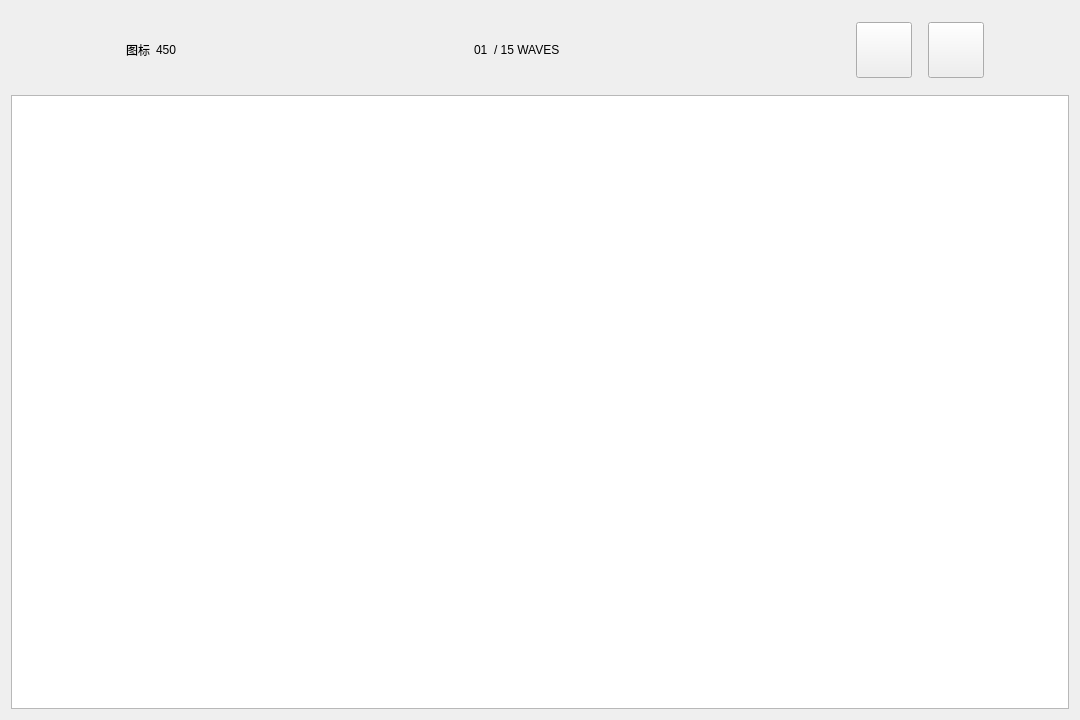
<?xml version="1.0" encoding="UTF-8"?>
<ui version="4.0">
 <class>GameWidget</class>
 <widget class="QWidget" name="GameWidget">
  <property name="geometry">
   <rect>
    <x>0</x>
    <y>0</y>
    <width>1080</width>
    <height>720</height>
   </rect>
  </property>
  <property name="windowTitle">
   <string>Form</string>
  </property>
  <layout class="QVBoxLayout" name="verticalLayout">
   <item alignment="Qt::AlignmentFlag::AlignHCenter">
    <widget class="QWidget" name="menuBar" native="true">
     <property name="sizePolicy">
      <sizepolicy hsizetype="Fixed" vsizetype="Fixed">
       <horstretch>0</horstretch>
       <verstretch>0</verstretch>
      </sizepolicy>
     </property>
     <property name="minimumSize">
      <size>
       <width>926</width>
       <height>78</height>
      </size>
     </property>
     <property name="maximumSize">
      <size>
       <width>926</width>
       <height>78</height>
      </size>
     </property>
     <layout class="QHBoxLayout" name="horizontalLayout">
      <item>
       <spacer name="horizontalSpacer_4">
        <property name="orientation">
         <enum>Qt::Orientation::Horizontal</enum>
        </property>
        <property name="sizeType">
         <enum>QSizePolicy::Policy::Fixed</enum>
        </property>
        <property name="sizeHint" stdset="0">
         <size>
          <width>40</width>
          <height>20</height>
         </size>
        </property>
       </spacer>
      </item>
      <item>
       <widget class="QLabel" name="coinIcon">
        <property name="text">
         <string>图标</string>
        </property>
       </widget>
      </item>
      <item>
       <widget class="QLabel" name="coins">
        <property name="text">
         <string>450</string>
        </property>
       </widget>
      </item>
      <item>
       <spacer name="horizontalSpacer">
        <property name="orientation">
         <enum>Qt::Orientation::Horizontal</enum>
        </property>
        <property name="sizeHint" stdset="0">
         <size>
          <width>248</width>
          <height>20</height>
         </size>
        </property>
       </spacer>
      </item>
      <item>
       <widget class="QLabel" name="waveNow">
        <property name="text">
         <string>01</string>
        </property>
       </widget>
      </item>
      <item>
       <widget class="QLabel" name="waveRemain">
        <property name="text">
         <string>/ 15 WAVES</string>
        </property>
       </widget>
      </item>
      <item>
       <spacer name="horizontalSpacer_2">
        <property name="orientation">
         <enum>Qt::Orientation::Horizontal</enum>
        </property>
        <property name="sizeHint" stdset="0">
         <size>
          <width>248</width>
          <height>20</height>
         </size>
        </property>
       </spacer>
      </item>
      <item>
       <widget class="QPushButton" name="pauseBtn">
        <property name="sizePolicy">
         <sizepolicy hsizetype="Fixed" vsizetype="Fixed">
          <horstretch>0</horstretch>
          <verstretch>0</verstretch>
         </sizepolicy>
        </property>
        <property name="minimumSize">
         <size>
          <width>56</width>
          <height>56</height>
         </size>
        </property>
        <property name="maximumSize">
         <size>
          <width>56</width>
          <height>56</height>
         </size>
        </property>
        <property name="text">
         <string/>
        </property>
       </widget>
      </item>
      <item>
       <spacer name="horizontalSpacer_5">
        <property name="orientation">
         <enum>Qt::Orientation::Horizontal</enum>
        </property>
        <property name="sizeType">
         <enum>QSizePolicy::Policy::Fixed</enum>
        </property>
        <property name="sizeHint" stdset="0">
         <size>
          <width>10</width>
          <height>20</height>
         </size>
        </property>
       </spacer>
      </item>
      <item>
       <widget class="QPushButton" name="menuBtn">
        <property name="sizePolicy">
         <sizepolicy hsizetype="Fixed" vsizetype="Fixed">
          <horstretch>0</horstretch>
          <verstretch>0</verstretch>
         </sizepolicy>
        </property>
        <property name="minimumSize">
         <size>
          <width>56</width>
          <height>56</height>
         </size>
        </property>
        <property name="maximumSize">
         <size>
          <width>56</width>
          <height>56</height>
         </size>
        </property>
        <property name="text">
         <string/>
        </property>
       </widget>
      </item>
      <item>
       <spacer name="horizontalSpacer_3">
        <property name="orientation">
         <enum>Qt::Orientation::Horizontal</enum>
        </property>
        <property name="sizeType">
         <enum>QSizePolicy::Policy::Fixed</enum>
        </property>
        <property name="sizeHint" stdset="0">
         <size>
          <width>10</width>
          <height>20</height>
         </size>
        </property>
       </spacer>
      </item>
     </layout>
    </widget>
   </item>
   <item>
    <widget class="QGraphicsView" name="gameView"/>
   </item>
  </layout>
 </widget>
 <resources/>
 <connections/>
</ui>
